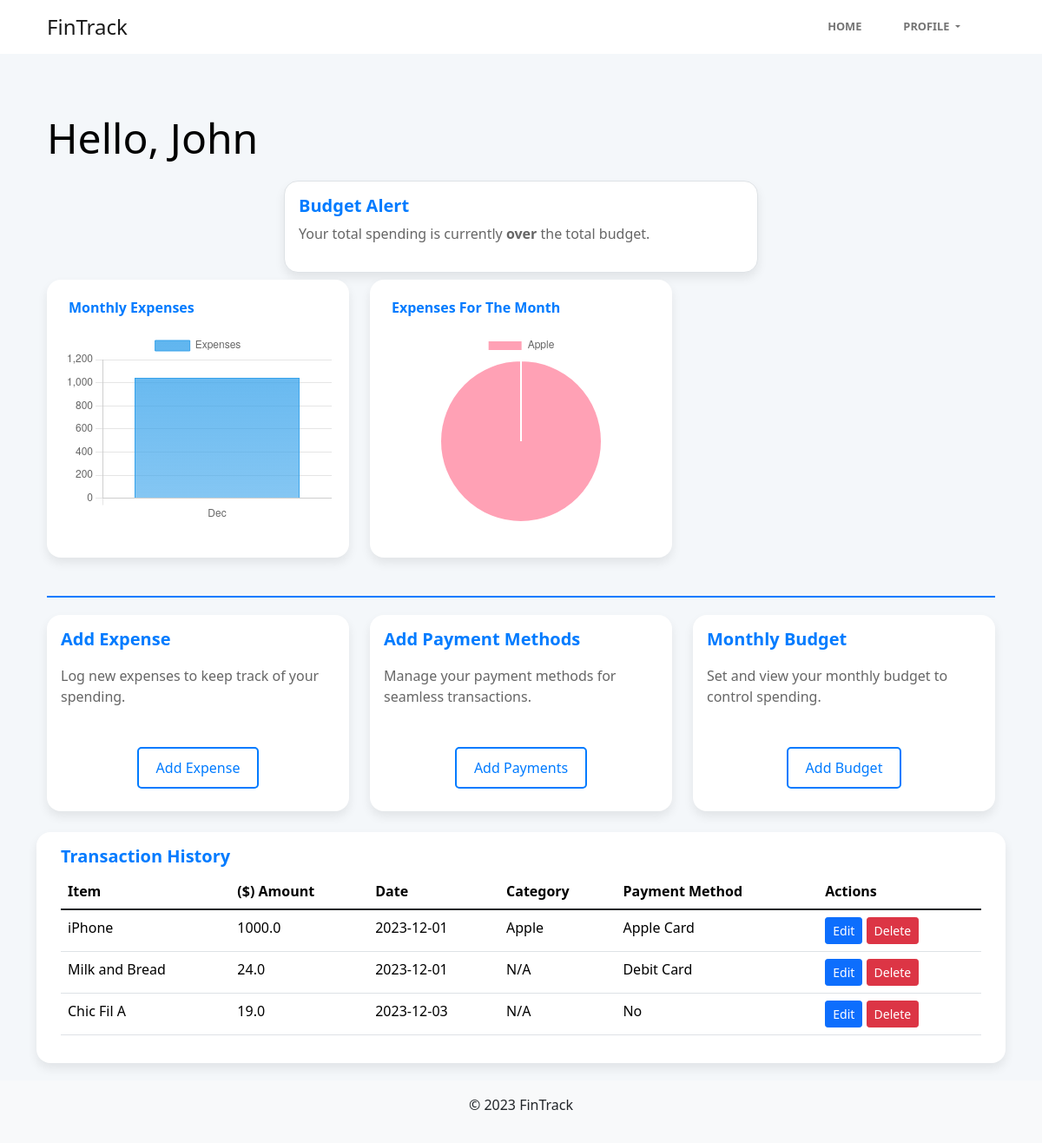
/dashboard (signed in), run on the app's committed database.
### tables this page shows
CREATE TABLE ExpensePaymentMethod
(
    ExpensePaymentID INTEGER PRIMARY KEY AUTOINCREMENT,
    ExpenseID        INTEGER NOT NULL,
    PaymentMethodID  INTEGER NOT NULL,
    FOREIGN KEY (ExpenseID) REFERENCES ExpenseItem (ExpenseID),
    FOREIGN KEY (PaymentMethodID) REFERENCES PaymentMethod (PaymentMethodID)
);

CREATE TABLE ExpenseItem
(
    ExpenseID  INTEGER PRIMARY KEY AUTOINCREMENT,
    UserID     INTEGER NOT NULL,
    Item       TEXT    NOT NULL,
    Amount     REAL    NOT NULL,
    Date       DATE    NOT NULL,
    CategoryID INTEGER NOT NULL,
    FOREIGN KEY (UserID) REFERENCES User (UserID) ON DELETE CASCADE,
    FOREIGN KEY (CategoryID) REFERENCES Category (CategoryID)
);

CREATE TABLE Category
(
    CategoryID   INTEGER PRIMARY KEY AUTOINCREMENT,
    UserID       INTEGER     NOT NULL,
    CategoryName TEXT  NOT NULL
);

CREATE TABLE PaymentMethod
(
    PaymentMethodID   INTEGER PRIMARY KEY AUTOINCREMENT,
    UserID            INTEGER NOT NULL,
    PaymentMethodName TEXT    NOT NULL,
    FOREIGN KEY (UserID) REFERENCES User (UserID) ON DELETE CASCADE
);

### app.py (the view)
@app.route('/dashboard')
@login_required
def dashboard():
    user = {
        'userId': session['userID'],
        'firstName': session['firstName'],
        'email': session['email'],
        'lastName': session['lastName']
    }
    db = get_db()
    cursor = db.cursor()
    cursor.execute('''
        SELECT E.Item, E.Amount, E.Date, C.CategoryName, PM.PaymentMethodName, EMP.ExpenseID
        FROM ExpenseItem E
        LEFT JOIN Category C ON E.CategoryID = C.CategoryID
        LEFT JOIN ExpensePaymentMethod EMP ON E.ExpenseID = EMP.ExpenseID
        LEFT JOIN PaymentMethod PM ON EMP.PaymentMethodID = PM.PaymentMethodID
        WHERE E.UserID = ? AND strftime('%m', E.Date) = strftime('%m', 'now')
    ''', (user['userId'],))
    expenses = cursor.fetchall()
    currentMonth = datetime.now().strftime('%B')
    cursor.execute(
        '''SELECT SUM(BudgetAmount) FROM Budget
           WHERE UserID = ? AND Month = ?''',
        (user['userId'], currentMonth))
    totalBudget = cursor.fetchone()[0] or 0
    cursor.execute(
        '''SELECT SUM(Amount) FROM ExpenseItem
           WHERE UserID = ? AND strftime('%m', Date) = strftime('%m', 'now')''',
        (user['userId'],))
    totalSpending = cursor.fetchone()[0] or 0
    budgetStatus = 'over' if totalSpending > totalBudget else 'within'
    cursor.execute('''
        SELECT strftime('%m', Date) as Month, SUM(Amount) as TotalAmount
        FROM ExpenseItem
        WHERE UserID = ?
        GROUP BY Month
    ''', (user['userId'],))
    monthlyExpenses = cursor.fetchall()
    monthLabels = [calendar.month_abbr[int(expense['Month'])] for expense in monthlyExpenses]
    expenseAmounts = [expense['TotalAmount'] for expense in monthlyExpenses]
    cursor.execute('''
        SELECT C.CategoryName, SUM(E.Amount) as TotalAmount
        FROM ExpenseItem E
        JOIN Category C ON E.CategoryID = C.CategoryID
        WHERE E.UserID = ? AND strftime('%m', E.Date) = strftime('%m', 'now')
        GROUP BY C.CategoryName
    ''', (session['userID'],))
    rawCategoryExpenses = cursor.fetchall()
    categoryExpenses = [{'CategoryName': row['CategoryName'], 'TotalAmount': row['TotalAmount']} for row in rawCategoryExpenses]
    return render_template('Authenticated/dashboard.html', user = user, expenses = expenses,
                           budgetStatus = budgetStatus,
                           totalBudget = totalBudget, totalSpending = totalSpending,
                           month_labels = monthLabels, expense_amounts = expenseAmounts,
                           category_expenses = categoryExpenses)

### db.py (called while the page is built)
def get_db():
    if 'db' not in g:
        g.db = sqlite3.connect(
            current_app.config['DATABASE'],
            detect_types = sqlite3.PARSE_DECLTYPES
        )
        g.db.row_factory = sqlite3.Row
    return g.db

### helpers/loginAuth.py (called while the page is built)
def login_required(f):
    @wraps(f)
    def decorated_function(*args, **kwargs):
        if 'loggedin' not in session:
            flash('You need to be logged in to access this page.', 'danger')
            return redirect(url_for('login'))
        return f(*args, **kwargs)
    return decorated_function

### templates/Authenticated/dashboard.html (shortened to what this page needs)
{% extends 'Authenticated/authenticated_base.html' %}
{% block content %}
    <div class="container mt-5">
        <h1 class="display-4">Hello, {{ user['firstName'] }}</h1>
        <div class="row">
            <div class="d-flex justify-content-center">
                <div class="card mb-3 w-50 border"
                     style="border-color: {{ 'red' if 4 > 5 else 'green' }}; border-width: 2px;">
                    <div class="card-body">
                        <h5 class="card-title modern-card-title">Budget Alert</h5>
                        <p class="card-text">Your total spending is currently <strong>{{ budgetStatus }}</strong> the
                            total budget.</p>
                    </div>
                </div>
            </div>
        </div>
        <div class="row mt-2">
            <div class="col-lg-4 col-md-6 mb-4">
                <div class="card">
                    <div class="chart-container">
                        <div class="chart-title">Monthly Expenses</div>
                        <canvas id="barChart"></canvas>
                    </div>
                </div>
            </div>
            <div class="col-lg-4 col-md-6 mb-4">
                <div class="card">
                    <div class="chart-container">
                        <div class="chart-title">Expenses For The Month</div>
                        <canvas id="pieChart"></canvas>
                    </div>
                </div>
            </div>
        </div>
        <div class="divider-line"></div>
        <div class="row">
            <div class="col-md-4 mb-4">
                <div class="card h-100">
                    <div class="card-body d-flex flex-column justify-content-between">
                        <h5 class="card-title modern-card-title">Add Expense</h5>
                        <p class="card-text">Log new expenses to keep track of your spending.</p>
                        <a href="{{ url_for('expenseForm') }}" class="card-button">Add Expense</a>
                    </div>
                </div>
            </div>
            <div class="col-md-4 mb-4">
                <div class="card h-100">
                    <div class="card-body d-flex flex-column justify-content-between">
                        <h5 class="card-title modern-card-title">Add Payment Methods</h5>
                        <p class="card-text">Manage your payment methods for seamless transactions.</p>
                        <a href="{{ url_for('managePayments') }}" class="card-button">Add Payments</a>
                    </div>
                </div>
            </div>
            <div class="col-md-4 mb-4">
                <div class="card h-100">
                    <div class="card-body d-flex flex-column justify-content-between">
                        <h5 class="card-title modern-card-title">Monthly Budget</h5>
                        <p class="card-text">Set and view your monthly budget to control spending.</p>
                        <a href="{{ url_for('budget') }}" class="card-button">Add Budget</a>
                    </div>
                </div>
            </div>
            <div class="card">
                <div class="card-body">
                    <h5 class="card-title modern-card-title">Transaction History</h5>
                    <table class="table">
                        <thead>
                        <tr>
                            <th>Item</th>
                            <th>($) Amount</th>
                            <th>Date</th>
                            <th>Category</th>
                            <th>Payment Method</th>
                            <th>Actions</th>
                        </tr>
                        </thead>
                        <tbody>
                        {% for expense in expenses %}
                            <tr>
                                <td>{{ expense.Item }}</td>
                                <td>{{ expense.Amount }}</td>
                                <td>{{ expense.Date }}</td>
                                <td>{{ expense.CategoryName if expense.CategoryName else 'N/A' }}</td>
                                <td>{{ expense.PaymentMethodName if expense.PaymentMethodName else 'N/A' }}</td>
                                <td>
                                    <a href="{{ url_for('editExpense', expenseID=expense.ExpenseID) }}"
                                       class="btn btn-sm btn-primary">Edit</a>
                                    <a href="{{ url_for('deleteExpense', expense_id=expense.ExpenseID) }}"
                                       class="btn btn-sm btn-danger"
                                       onclick="return confirm('Are you sure?');">Delete</a>
                                </td>
                            </tr>
                        {% endfor %}
                        </tbody>
                    </table>
                </div>
            </div>
        </div>
    </div>
{% endblock %}
{% block extra_scripts %}
    <script>
        document.addEventListener('DOMContentLoaded', function () {
            const ctxBar = document.getElementById('barChart').getContext('2d');
            const gradientBar = createGradient(ctxBar, 'rgba(54, 162, 235, 0.8)', 'rgba(54, 162, 235, 0.4)');
            const barChart = new Chart(ctxBar, {
                type: 'bar',
                data: {
                    labels: {{ month_labels | tojson }},
                    datasets: [{
                        label: 'Expenses',
                        data: {{ expense_amounts | tojson }},
                        backgroundColor: gradientBar,
                        borderColor: 'rgba(54, 162, 235, 1)',
                        borderWidth: 1
                    }]
                },
                options: {
                    scales: {
                        y: {
                            beginAtZero: true
                        }
                    },
                    responsive: true,
                    maintainAspectRatio: false
                }
            });
            const ctxPie = document.getElementById('pieChart').getContext('2d');
            const pieChart = new Chart(ctxPie, {
                type: 'pie',
                data: {
                    labels: categoryData.map(expense => expense.CategoryName),
                    datasets: [{
                        data: categoryData.map(expense => expense.TotalAmount),
                        backgroundColor: [
                            'rgba(255, 99, 132, 0.6)',
                            'rgba(54, 162, 235, 0.6)',
                            'rgba(255, 206, 86, 0.6)',
                            'rgba(75, 192, 192, 0.6)',
                        ],
                        borderColor: 'white',
                        borderWidth: 2
                    }]
                },
                options: {
                    responsive: true,
                    maintainAspectRatio: false
                }
            });
            function createGradient(ctx, colorStart, colorEnd) {
                let gradient = ctx.createLinearGradient(0, 0, 0, 400);
                gradient.addColorStop(0, colorStart);
                gradient.addColorStop(1, colorEnd);
                return gradient;
            }
        });
    </script>
{% endblock %}

### templates/Authenticated/authenticated_base.html (shortened to what this page needs)
<!DOCTYPE html>
<html lang="en">
<head>
    <link rel="stylesheet" href="{{ url_for('static', filename='assets/bootstrap/css/bootstrap.min.css') }}">
    <link href="https://fonts.cdnfonts.com/css/sf-pro-display" rel="stylesheet">
    <link rel="stylesheet" href="{{ url_for('static', filename='assets/css/baguetteBox.min.css') }}">
    <link rel="stylesheet" href="{{ url_for('static', filename='assets/css/vanilla-zoom.min.css') }}">
    <link rel="stylesheet" href="https://use.fontawesome.com/releases/v5.12.0/css/all.css">
    <link rel="stylesheet" href="{{ url_for('static', filename='assets/css/Navbar-Right-Links-icons.css') }}">
    <link href="https://cdn.jsdelivr.net/npm/bootstrap@5.1.3/dist/css/bootstrap.min.css" rel="stylesheet">
</head>
<body class="d-flex flex-column min-vh-100">
<nav class="navbar navbar-expand-lg bg-body clean-navbar navbar-light custom-navbar">
    <div class="container">
        <a class="navbar-brand logo" href="{{ url_for('dashboard') }}">FinTrack</a>
        <div class="collapse navbar-collapse" id="navcol-1">
            <ul class="navbar-nav ms-auto">
                <li class="nav-item">
                    <a class="nav-link" href="{{ url_for('dashboard') }}">Home</a>
                </li>
                <li class="nav-item dropdown">
                    <a class="nav-link dropdown-toggle" href="#" id="navbarDropdown" role="button"
                       data-bs-toggle="dropdown" aria-expanded="false">
                        Profile
                    </a>
                </li>
            </ul>
        </div>
    </div>
</nav>
<main class="flex-shrink-0">
    {% block content %}{% endblock %}
</main>
<footer class="mt-auto py-3 bg-light">
    <div class="container text-center">
        <p>© 2023 FinTrack</p>
    </div>
</footer>
{% block extra_scripts %}{% endblock %}
</body>
</html>

### templates/Authenticated/dashboard.html (style rules this page uses)
body { background-color: #f4f7fa; }
.navbar { margin-bottom: 20px; }
.card { border: none; border-radius: 16px; box-shadow: 0 6px 12px rgba(0, 0, 0, 0.08); background-color: white; margin-bottom: 20px; overflow: hidden; height: 100%; }
.chart-container { height: 300px; padding: 20px; position: relative; display: flex; flex-direction: column; justify-content: center; align-items: center; }
.chart-title { color: #007bff; position: absolute; top: 20px; left: 20px; font-weight: bold; z-index: 10; background: white; padding: 0 5px; }
canvas { width: 100% !important; max-width: 100%; margin-top: 40px; }
.divider-line { height: 2px; background-color: #007bff; margin-top: 20px; margin-bottom: 20px; }
.modern-card-title { color: #007bff; font-weight: bold; }
.card-text { color: #666; }
.card-button { border: 2px solid #007bff; background-color: transparent; color: #007bff; border-radius: 5px; padding: 10px 20px; text-align: center; display: block; width: fit-content; margin: 20px auto 10px; text-decoration: none; transition: all 0.3s; }
.chart-container canvas { max-width: 100%; }
.display-4 { font-size: 3rem; color: #000000; margin-bottom: 20px; }

### data on the page
ExpensePaymentMethod: Item "iPhone", Amount "1000.0", Date "2023-12-01", CategoryName "Apple", PaymentMethodName "Apple Card"
ExpensePaymentMethod: Item "Milk and Bread", Amount "24.0", Date "2023-12-01", CategoryName "N/A", PaymentMethodName "Debit Card"
ExpensePaymentMethod: Item "Chic Fil A", Amount "19.0", Date "2023-12-03", CategoryName "N/A", PaymentMethodName "No"

### other printed values
{{ user['firstName'] }} "John"
{{ budgetStatus }} "over"
chart data {{ month_labels | tojson }} ["Dec"]
chart data {{ expense_amounts | tojson }} [1043.0]
